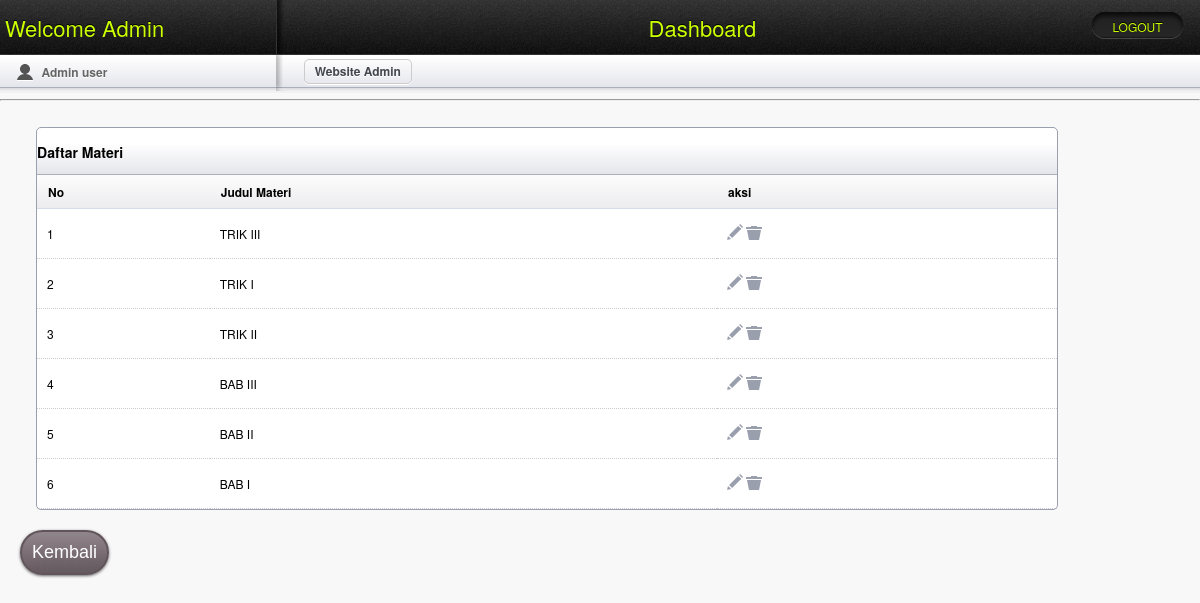
The app's page /admin/act_artikel.php with its own data.
### tables this page shows
CREATE TABLE IF NOT EXISTS `materi` (
  `ID_materi` int(11) NOT NULL auto_increment,
  `id_kategori` int(11) default NULL,
  `Judul` varchar(100) default NULL,
  `Isi` text,
  `Tanggal` datetime default NULL,
  PRIMARY KEY  (`ID_materi`)
);

### admin/act_artikel.php (the view, shortened to what this page needs)
<!doctype html>
<html lang="en">
<head>
	<link rel="stylesheet" href="css/layout.css" type="text/css" media="screen" />
</head>
<body>
	<header id="header">
		<hgroup>
			<h1 class="site_title"><a href="admin.php">Welcome Admin</a></h1>
			<h2 class="section_title">Dashboard</h2><div class="btn_view_site"><a href="../logout.php">LOGOUT</a></div>
		</hgroup>
	</header>
	<section id="secondary_bar">
		<div class="user">
			<p>Admin user</p>
		</div>
		<div class="breadcrumbs_container">
			<article class="breadcrumbs"><a href="#">Website Admin</a></article>
		</div>
	</section>
	<aside class="column">
		<hr/>
<?php
	switch($_GET['do']){
	default:
?>
		<article class="module width_3_quarter">
		<header><h3 class="tabs_involved">Daftar Materi</h3></header>
		<div id="tab1" class="tab_content" style="display: block;">
		<table class="tablesorter" cellspacing="0">
		<thead>
			<tr><th class="header">No</th><th class="header">Judul Materi</th><th class="header">aksi</th></thead>
			<tbody>
	<?php
		$sql = mysql_query("SELECT * FROM materi ORDER BY ID_materi DESC");
		$no =  1;
		while ($r=mysql_fetch_array($sql)){ ?>
		<tr><td><?php echo $no; ?></td>
			<td><?php echo $r['Judul']; ?></td>
			<td><a href="?act=materi&do=editartikel&idmateri=<?php echo $r['ID_materi']; ?>"><img src="images/icn_edit.png" /></a>
				<a href="aksi.php?act=materi&do=hapus&idmateri=<?php echo $r['ID_materi']; ?>"><img src="images/icn_trash.png" /></a>
			</td></tr>
		<?php $no++; } ?>
		</tbody>
		</table>
		</div>
		</article>
<br class="clear" />
			<input class="button" type="button" value="Kembali" onClick=location.href="admin.php">
	<?php break; ?>
	<?php break; } ?>
	</aside>
	</body>
</html>

### admin/css/layout.css (style rules this page uses)
html, div, map, dt, isindex, form, header, aside, section, section, article, footer { display: block; }
.button { margin-top: 20px; margin-left: 20px; float: left; font-family: Arial; color: #ffffff; font-size: 18px; padding: 10px; text-decoration: none; -webkit-border-radius: 28px; -moz-border-radius: 28px; -webkit-box-shadow: 0px 1px 3px #666666; -moz-box-shadow: 0px 1px 3px #666666; text-shadow: 10px 15px 11px #666666; border: solid #61555b 2px; background: -webkit-gradient(linear, 0 0, 0 100%, from(#91868b), to(#66595f)); background: -moz-linear-gradient(top, #91868b, #66595f); -ms-filter: progid:DXImageTransform.Microsoft.gradient(startColorStr=#91868b, endColorStr=#66595f); filter: progid:DXImageTransform.Microsoft.gradient(startColorStr=#91868b, endColorStr=#66595f); display:inline-block; }
in html, body { height: 100%; margin: 0; padding: 0; font-family: "Helvetica Neue", Helvetica, Arial, Verdana, sans-serif; background: #F8F8F8; font-size: 12px; }
a:link, a:visited { color: #77BACE; text-decoration: none; }
header#header { height: 55px; width: 100%; background: #222222 url(../images/header_bg.png) repeat-x; }
header#header h1.site_title, header#header h2.section_title { float: left; margin: 0; font-size: 22px; display: block; width: 23%; height: 55px; font-weight: normal; text-align: left; text-indent: 1.8%; line-height: 55px; color: #ccff00; text-shadow: 0 -1px 0 #000; }
header#header h1.site_title a { color: #ccff00; text-decoration: none; }
header#header h2.section_title { text-align: center; text-indent: 4.5%; width: 68%; background: url(../images/header_shadow.png) no-repeat left top; }
.btn_view_site { float: left; width: 9%; }
.btn_view_site a { display: block; margin-top: 12px; width: 91px; height: 27px; background: url(../images/btn_view_site.png) no-repeat; text-align: center; line-height: 29px; color: #ccff00; text-decoration: none; text-shadow: 0 -1px 0 #000; }
section#secondary_bar { height: 38px; width: 100%; background: #F1F1F4 url(../images/secondary_bar.png) repeat-x; }
section#secondary_bar .user { float: left; width: 23%; height: 38px; }
.user p { margin: 0; padding: 0; color: #666666; font-weight: bold; display: block; float: left; width: 85%; height: 35px; line-height: 35px; text-indent: 25px; text-shadow: 0 1px 0 #fff; background: url(../images/icn_user.png) no-repeat center left; margin-left: 6%; }
section#secondary_bar .breadcrumbs_container { float: left; width: 77%; background: url(../images/secondary_bar_shadow.png) no-repeat left top; height: 38px; }
article.breadcrumbs { float: left; padding: 0 10px; border: 1px solid #ccc; -webkit-border-radius: 5px; -moz-border-radius: 5px; border-radius: 5px; -webkit-box-shadow: 0 1px 0 #fff; -moz-box-shadow: 0 1px 0 #fff; box-shadow: 0 1px 0 #fff; height: 23px; margin: 4px 3%; }
.breadcrumbs a { display: inline-block; float: left; height: 24px; line-height: 23px; }
.breadcrumbs a:link, .breadcrumbs a:visited { color: #44474F; text-decoration: none; text-shadow: 0 1px 0 #fff; font-weight: bold; }
.module { border: 1px solid #9BA0AF; width: 100%; margin: 20px 3% 0 3%; margin-top: 20px; -webkit-border-radius: 5px; -moz-border-radius: 5px; border-radius: 5px; background: #ffffff; }
.module header { height: 38px; width: 100%; background: #F1F1F4 url(../images/secondary_bar.png) repeat-x; -webkit-border-top-left-radius: 5px; -webkit-border-top-right-radius: 5px; -moz-border-radius-topleft: 5px; -moz-border-radius-topright: 5px; border-top-left-radius: 5px; border-top-right-radius: 5px; }
.width_3_quarter { width: 85%; margin-right: 0; float: left; }
.tablesorter { width: 100%; margin: -5px 0 0 0; }
.tablesorter td { margin: 0; padding: 0; border-bottom: 1px dotted #ccc; }
.tablesorter thead tr { height: 34px; background: url(../images/table_sorter_header.png) repeat-x; text-align: left; text-indent: 10px; cursor: pointer; }
.tablesorter td { padding: 15px 10px; }

### records on screen
materi: Judul "TRIK III"
materi: Judul "TRIK I"
materi: Judul "TRIK II"
materi: Judul "BAB III"
materi: Judul "BAB II"
materi: Judul "BAB I"
